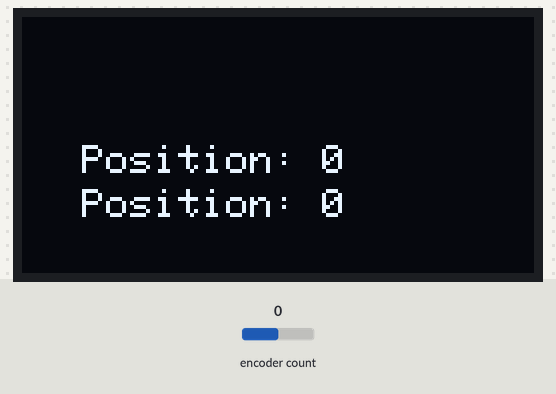
Recording of a program running on a simulated CircuitPython board. On the bench: 128×64 one-colour display. Inputs (shaded band) come from the test bench; at power-on: encoder count 0. Library files of the repository ran but are not shown: sh1106.py.

Above: at 1.2 s.
1.3 s: encoder count set to 1
At 2.0 s:
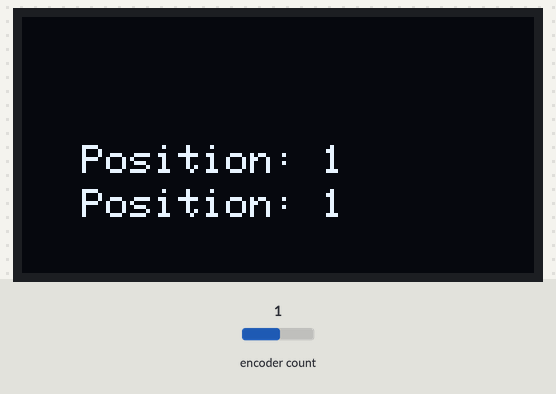
2.9 s: encoder count set to 2
At 3.3 s:
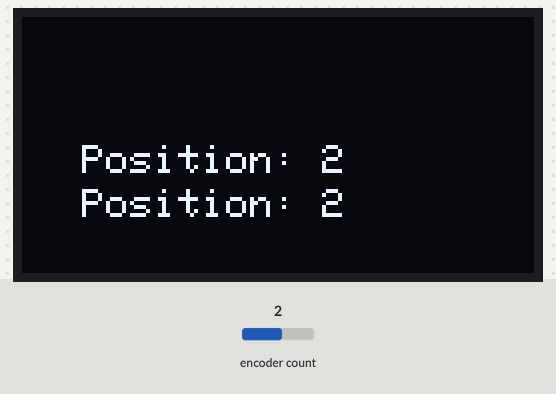
4.5 s: encoder count set to 3
At 5.7 s:
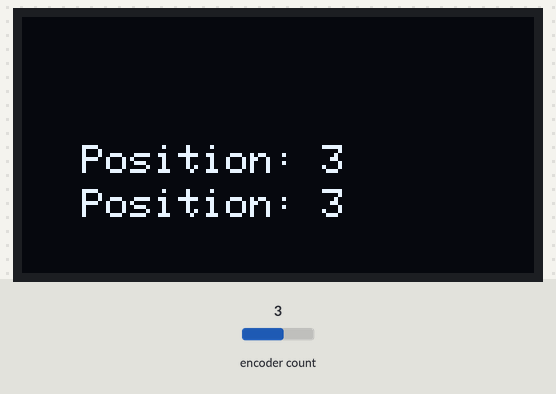
Timing chart, 0 to 7.5 s (numbered marks = the images above; inputs shaded):
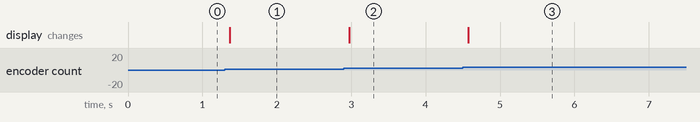

The program:

example.py
```python
# Import all board pins.
from board import SCL, SDA
import busio

import board
from adafruit_seesaw.seesaw import Seesaw
from adafruit_seesaw.digitalio import DigitalIO
from adafruit_seesaw.rotaryio import IncrementalEncoder

import sh1106

def showit():
    display.fill(0)
    display.text("Position: {}".format(rposition),12,32,1)
    display.text("Position: {}".format(lposition),12,43,1)
    display.show()

# Create the I2C interface.
i2c = busio.I2C(SCL, SDA,frequency=400000)


display = sh1106.SH1106_I2C(128,64,i2c)
rightseesaw = Seesaw(i2c, addr=0x37)
leftseesaw = Seesaw(i2c, addr=0x38)

right = IncrementalEncoder(rightseesaw)
left = IncrementalEncoder(leftseesaw)

last_rposition = 0
last_lposition = 0
rposition = 0
lposition = 0
showit()

while True:
    dirty = False
    # read position of the rotary encoder
    rposition = right.position
    if rposition != last_rposition:
        last_rposition = rposition
        dirty = True

    lposition = left.position
    if lposition != last_lposition:
        last_lposition = lposition
        dirty = True

    if dirty:
        showit()
```

Measured:
- after the input at 1.3 s, the display: changes after 0.07 s (image 1)
- after the input at 2.9 s, the display: changes after 0.07 s (image 2)
- after the input at 4.5 s, the display: changes after 0.07 s (image 3)
